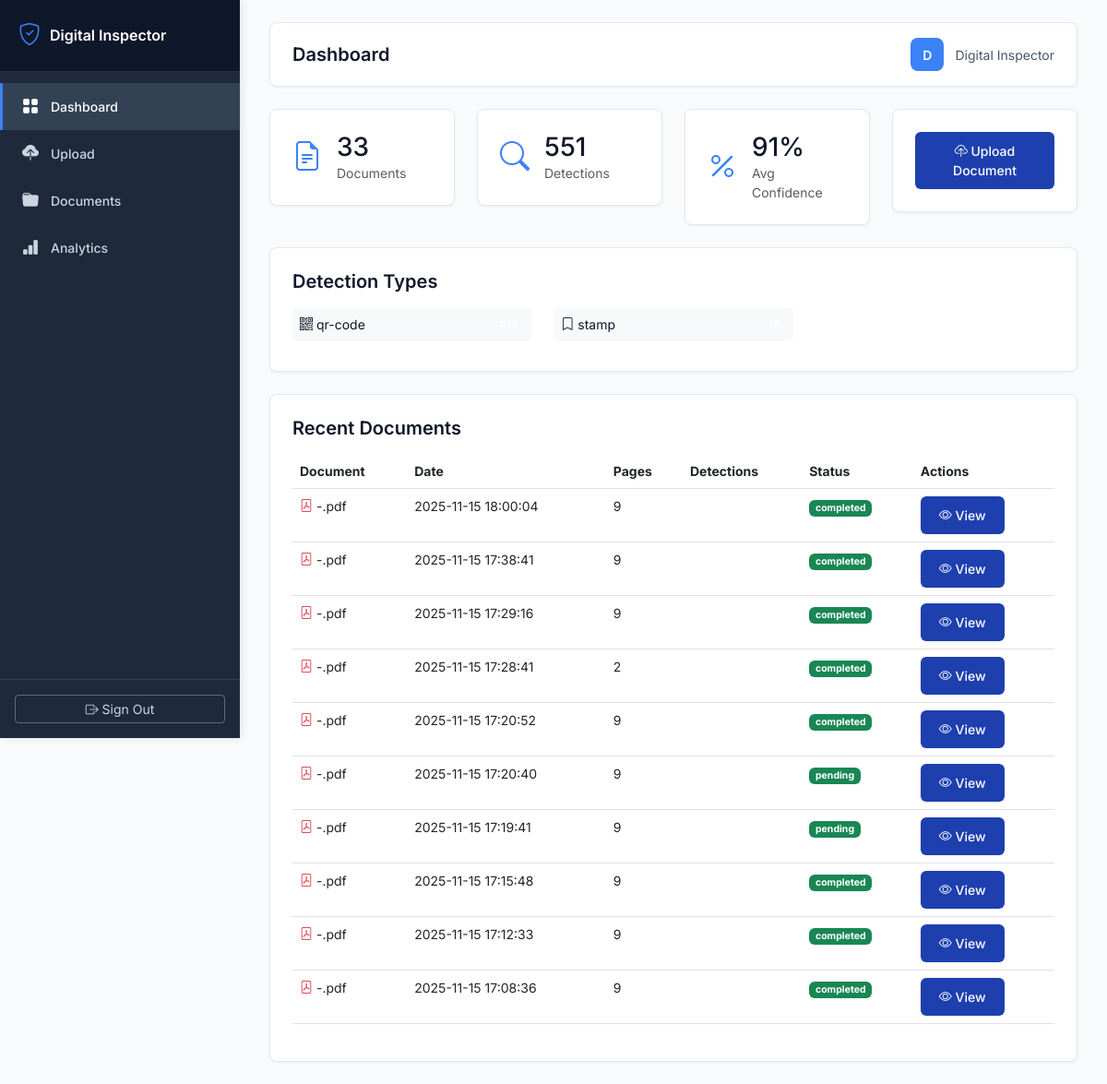
Page / (signed in) on the earlier database version.
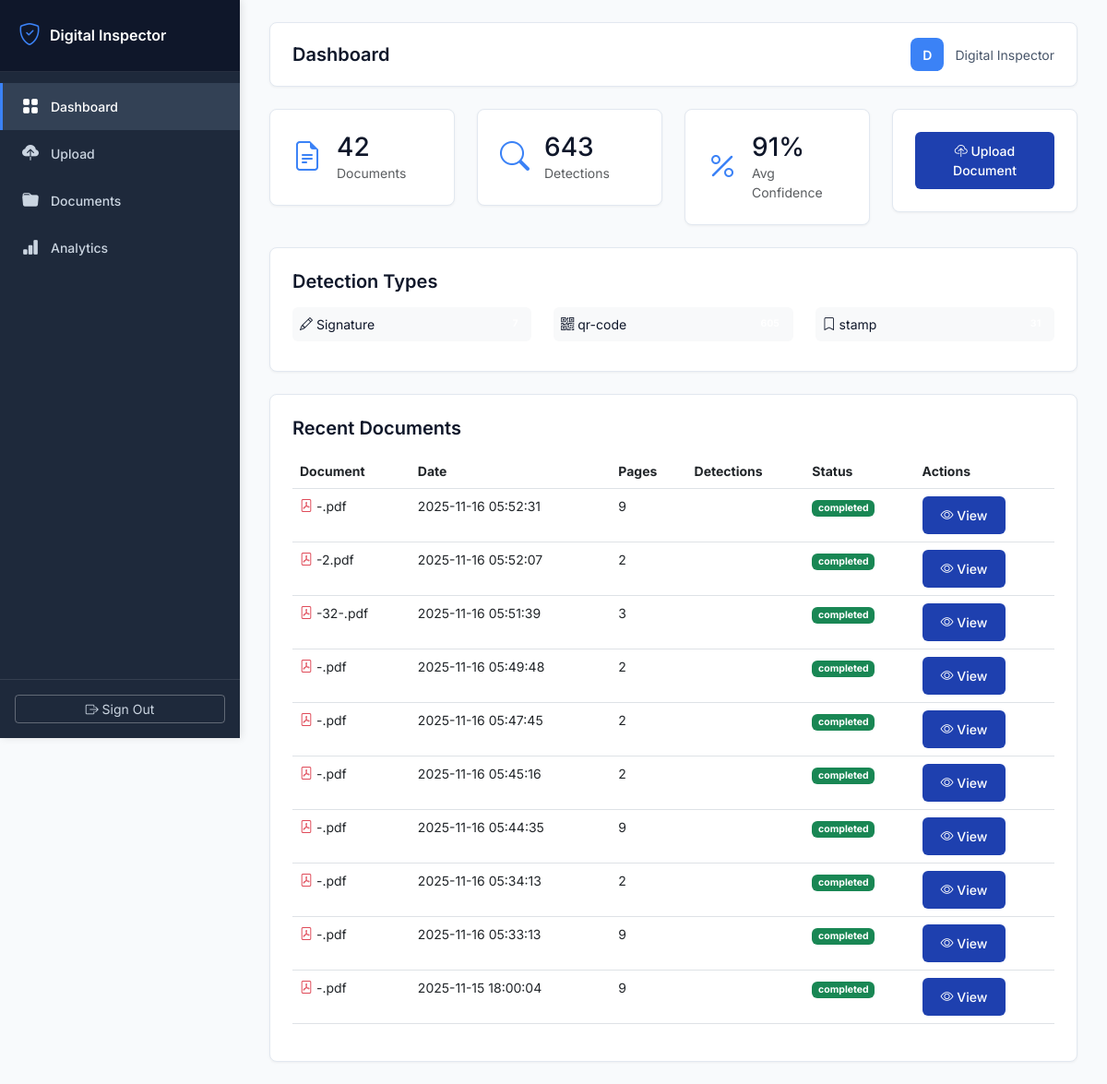
Same page on the later database version.
### tables this page shows
CREATE TABLE documents (
            id INTEGER PRIMARY KEY AUTOINCREMENT,
            user_id INTEGER NOT NULL,
            filename TEXT NOT NULL,
            original_filename TEXT NOT NULL,
            file_path TEXT NOT NULL,
            file_size INTEGER,
            pages INTEGER DEFAULT 1,
            upload_date TIMESTAMP DEFAULT CURRENT_TIMESTAMP,
            processing_status TEXT DEFAULT 'pending',
            FOREIGN KEY (user_id) REFERENCES users (id)
        );

### app_inspector.py (the view)
@app.route('/')
@login_required
def dashboard():
    user_id = session['user_id']
    stats = db.get_dashboard_stats(user_id)
    documents = db.get_user_documents(user_id, limit=10)
    return render_template('dashboard.html',
                         stats=stats,
                         documents=documents,
                         username=session.get('full_name', session.get('username')))

### app_inspector.py (called while the page is built)
@app.context_processor
def utility_processor():
    def get_image_base64(image_path):
        """Convert image file to base64 for embedding in HTML"""
        try:
            with open(image_path, 'rb') as f:
                image_data = f.read()
            return base64.b64encode(image_data).decode('utf-8')
        except:
            return ""
    return dict(get_image_base64=get_image_base64)

def login_required(f):
    @wraps(f)
    def decorated_function(*args, **kwargs):
        if 'user_id' not in session:
            return redirect(url_for('login'))
        return f(*args, **kwargs)
    return decorated_function

### database.py (called while the page is built)
def get_db():
    conn = sqlite3.connect(DATABASE_PATH)
    conn.row_factory = sqlite3.Row
    return conn

### templates/dashboard.html (shortened to what the changed rows need)
{% extends "base.html" %}
{% block content %}
<div class="row g-4 mb-4">
    <div class="col-md-3">
        <div class="stat-card">
            <div class="d-flex align-items-center">
                <div>
                    <h3 class="mb-0">{{ stats.total_documents }}</h3>
                    <p class="text-muted mb-0">Documents</p>
                </div>
            </div>
        </div>
    </div>
    <div class="col-md-3">
        <div class="stat-card">
            <div class="d-flex align-items-center">
                <div>
                    <h3 class="mb-0">{{ stats.total_detections }}</h3>
                    <p class="text-muted mb-0">Detections</p>
                </div>
            </div>
        </div>
    </div>
</div>
<div class="row mb-4">
    <div class="col-12">
        <div class="stat-card">
            <div class="row">
                {% for item in stats.by_type %}
                <div class="col-md-4 mb-2">
                    <div class="d-flex justify-content-between align-items-center p-2 bg-light rounded">
                        <span><i class="bi bi-{{ 'pencil' if 'signature' in item.detection_type.lower() else 'bookmark' if 'stamp' in item.detection_type.lower() else 'qr-code' }}"></i> {{ item.detection_type }}</span>
                        <span class="badge badge-green">{{ item.count }}</span>
                    </div>
                </div>
                {% endfor %}
            </div>
        </div>
    </div>
</div>
<div class="row">
    <div class="col-12">
        <div class="stat-card">
            <div class="table-responsive">
                <table class="table table-hover">
                    <thead>
                        <tr>
                            <th>Document</th>
                            <th>Date</th>
                            <th>Pages</th>
                            <th>Detections</th>
                            <th>Status</th>
                            <th>Actions</th>
                        </tr>
                    </thead>
                    <tbody>
                        {% for doc in documents %}
                        <tr>
                            <td>
                                <i class="bi bi-file-pdf text-danger"></i>
                                {{ doc.original_filename }}
                            </td>
                            <td>{{ doc.upload_date }}</td>
                            <td>{{ doc.pages }}</td>
                            <td>
                                <span class="badge badge-light-green">{{ doc.total_detections }}</span>
                            </td>
                            <td>
                                <span class="badge bg-success">{{ doc.processing_status }}</span>
                            </td>
                            <td>
                                <a href="{{ url_for('document_details', document_id=doc.id) }}" class="btn btn-sm btn-primary-custom">
                                    <i class="bi bi-eye"></i> View
                                </a>
                            </td>
                        </tr>
                        {% endfor %}
                    </tbody>
                </table>
            </div>
        </div>
    </div>
</div>
{% endblock %}

Differences in the rows shown:
no longer on this page (row unchanged): documents: original_filename "-.pdf", upload_date "2025-11-15 17:38:41", pages "9", processing_status "completed"
no longer on this page (row unchanged): documents: original_filename "-.pdf", upload_date "2025-11-15 17:29:16", pages "9", processing_status "completed"
no longer on this page (row unchanged): documents: original_filename "-.pdf", upload_date "2025-11-15 17:28:41", pages "2", processing_status "completed"
no longer on this page (row unchanged): documents: original_filename "-.pdf", upload_date "2025-11-15 17:20:52", pages "9", processing_status "completed"
no longer on this page (row unchanged): documents: original_filename "-.pdf", upload_date "2025-11-15 17:20:40", pages "9", processing_status "pending"
no longer on this page (row unchanged): documents: original_filename "-.pdf", upload_date "2025-11-15 17:19:41", pages "9", processing_status "pending"
no longer on this page (row unchanged): documents: original_filename "-.pdf", upload_date "2025-11-15 17:15:48", pages "9", processing_status "completed"
no longer on this page (row unchanged): documents: original_filename "-.pdf", upload_date "2025-11-15 17:12:33", pages "9", processing_status "completed"
no longer on this page (row unchanged): documents: original_filename "-.pdf", upload_date "2025-11-15 17:08:36", pages "9", processing_status "completed"
now on this page (row edited): documents: original_filename "-.pdf", upload_date "2025-11-16 05:52:31", pages "9", processing_status "completed"
now on this page (row edited): documents: original_filename "-2.pdf", upload_date "2025-11-16 05:52:07", pages "2", processing_status "completed"
now on this page (row edited): documents: original_filename "-32-.pdf", upload_date "2025-11-16 05:51:39", pages "3", processing_status "completed"
now on this page (row edited): documents: original_filename "-.pdf", upload_date "2025-11-16 05:49:48", pages "2", processing_status "completed"
now on this page (row edited): documents: original_filename "-.pdf", upload_date "2025-11-16 05:47:45", pages "2", processing_status "completed"
now on this page (row edited): documents: original_filename "-.pdf", upload_date "2025-11-16 05:45:16", pages "2", processing_status "completed"
now on this page (row edited): documents: original_filename "-.pdf", upload_date "2025-11-16 05:44:35", pages "9", processing_status "completed"
now on this page (row edited): documents: original_filename "-.pdf", upload_date "2025-11-16 05:34:13", pages "2", processing_status "completed"
now on this page (row edited): documents: original_filename "-.pdf", upload_date "2025-11-16 05:33:13", pages "9", processing_status "completed"
Other differences:
{{ stats.total_documents }}: "33" → "42"
{{ stats.total_detections }}: "551" → "643"
new list line: "Signature"
